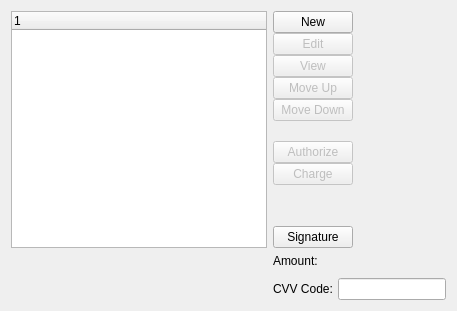
         <widget class="QWidget" name="_creditCardPage">
          <attribute name="title">
           <string>Credit Card</string>
          </attribute>
          <layout class="QGridLayout" name="gridLayout_9">
           <item row="0" column="0">
            <widget class="XTreeWidget" name="_cc">
             <property name="sizePolicy">
              <sizepolicy hsizetype="Expanding" vsizetype="Expanding">
               <horstretch>1</horstretch>
               <verstretch>0</verstretch>
              </sizepolicy>
             </property>
             <property name="focusPolicy">
              <enum>Qt::NoFocus</enum>
             </property>
            </widget>
           </item>
           <item row="0" column="1">
            <layout class="QHBoxLayout">
             <item>
              <layout class="QGridLayout">
               <property name="verticalSpacing">
                <number>0</number>
               </property>
               <item row="8" column="1">
                <spacer>
                 <property name="orientation">
                  <enum>Qt::Vertical</enum>
                 </property>
                 <property name="sizeType">
                  <enum>QSizePolicy::Expanding</enum>
                 </property>
                 <property name="sizeHint" stdset="0">
                  <size>
                   <width>20</width>
                   <height>41</height>
                  </size>
                 </property>
                </spacer>
               </item>
               <item row="7" column="1">
                <widget class="QPushButton" name="_charge">
                 <property name="enabled">
                  <bool>false</bool>
                 </property>
                 <property name="focusPolicy">
                  <enum>Qt::NoFocus</enum>
                 </property>
                 <property name="text">
                  <string>Charge</string>
                 </property>
                </widget>
               </item>
               <item row="6" column="1">
                <widget class="QPushButton" name="_authorize">
                 <property name="enabled">
                  <bool>false</bool>
                 </property>
                 <property name="focusPolicy">
                  <enum>Qt::NoFocus</enum>
                 </property>
                 <property name="text">
                  <string>Authorize</string>
                 </property>
                </widget>
               </item>
               <item row="5" column="1">
                <spacer>
                 <property name="orientation">
                  <enum>Qt::Vertical</enum>
                 </property>
                 <property name="sizeType">
                  <enum>QSizePolicy::Expanding</enum>
                 </property>
                 <property name="sizeHint" stdset="0">
                  <size>
                   <width>20</width>
                   <height>20</height>
                  </size>
                 </property>
                </spacer>
               </item>
               <item row="4" column="1">
                <widget class="QPushButton" name="_downCC">
                 <property name="enabled">
                  <bool>false</bool>
                 </property>
                 <property name="focusPolicy">
                  <enum>Qt::NoFocus</enum>
                 </property>
                 <property name="text">
                  <string>Move Down</string>
                 </property>
                </widget>
               </item>
               <item row="3" column="1">
                <widget class="QPushButton" name="_upCC">
                 <property name="enabled">
                  <bool>false</bool>
                 </property>
                 <property name="focusPolicy">
                  <enum>Qt::NoFocus</enum>
                 </property>
                 <property name="text">
                  <string>Move Up</string>
                 </property>
                </widget>
               </item>
               <item row="2" column="1">
                <widget class="QPushButton" name="_viewCC">
                 <property name="enabled">
                  <bool>false</bool>
                 </property>
                 <property name="focusPolicy">
                  <enum>Qt::NoFocus</enum>
                 </property>
                 <property name="text">
                  <string>View</string>
                 </property>
                </widget>
               </item>
               <item row="1" column="1">
                <widget class="QPushButton" name="_editCC">
                 <property name="enabled">
                  <bool>false</bool>
                 </property>
                 <property name="text">
                  <string>Edit</string>
                 </property>
                </widget>
               </item>
               <item row="0" column="1">
                <widget class="QPushButton" name="_newCC">
                 <property name="text">
                  <string>New</string>
                 </property>
                </widget>
               </item>
               <item row="9" column="1">
                <widget class="QPushButton" name="_sigCC">
                 <property name="text">
                  <string>Signature</string>
                 </property>
                </widget>
               </item>
              </layout>
             </item>
             <item>
              <spacer>
               <property name="orientation">
                <enum>Qt::Horizontal</enum>
               </property>
               <property name="sizeHint" stdset="0">
                <size>
                 <width>40</width>
                 <height>20</height>
                </size>
               </property>
              </spacer>
             </item>
            </layout>
           </item>
           <item row="1" column="1">
            <layout class="QGridLayout">
             <property name="spacing">
              <number>5</number>
             </property>
             <item row="0" column="0">
              <widget class="QLabel" name="_CCAmountLit">
               <property name="text">
                <string>Amount:</string>
               </property>
               <property name="alignment">
                <set>Qt::AlignLeading|Qt::AlignLeft|Qt::AlignVCenter</set>
               </property>
              </widget>
             </item>
             <item row="1" column="0" colspan="2">
              <widget class="CurrCluster" name="_CCAmount">
               <property name="sizePolicy">
                <sizepolicy hsizetype="Maximum" vsizetype="Preferred">
                 <horstretch>0</horstretch>
                 <verstretch>0</verstretch>
                </sizepolicy>
               </property>
               <property name="currencyEditable" stdset="0">
                <bool>false</bool>
               </property>
              </widget>
             </item>
             <item row="2" column="0">
              <widget class="QLabel" name="_CCCVVLit">
               <property name="text">
                <string>CVV Code:</string>
               </property>
              </widget>
             </item>
             <item row="2" column="1">
              <widget class="XLineEdit" name="_CCCVV">
               <property name="sizePolicy">
                <sizepolicy hsizetype="Maximum" vsizetype="Fixed">
                 <horstretch>0</horstretch>
                 <verstretch>0</verstretch>
                </sizepolicy>
               </property>
              </widget>
             </item>
            </layout>
           </item>
          </layout>
         </widget>
